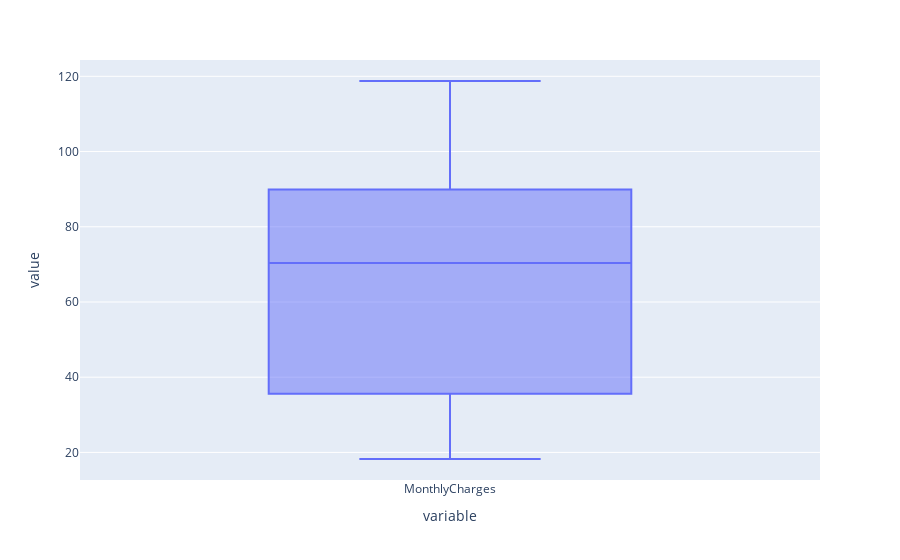

Write notebook code for a chart like this one.
### Markdown cell above
##### Monthlycharges column

### Code cell
px.box(dftele['MonthlyCharges'])

### Figure 1 — Plotly figure (JSON) as saved in the notebook; plotly's stock layout.template omitted (floating-point values rounded to 4 significant figures; data arrays with more than 128 entries replaced by an {"elided": "..."} marker saying what was removed)
{"data": [{"alignmentgroup": "True", "hovertemplate": "variable=%{x}<br>value=%{y}<extra></extra>", "legendgroup": "", "marker": {"color": "#636efa"}, "name": "", "notched": false, "offsetgroup": "", "orientation": "v", "showlegend": false, "type": "box", "x": {"elided": "7032 str values"}, "x0": " ", "xaxis": "x", "y": {"elided": "7032 float values"}, "y0": " ", "yaxis": "y"}], "layout": {"boxmode": "group", "legend": {"tracegroupgap": 0}, "margin": {"t": 60}, "xaxis": {"anchor": "y", "domain": [0, 1], "title": {"text": "variable"}}, "yaxis": {"anchor": "x", "domain": [0, 1], "title": {"text": "value"}}}}
